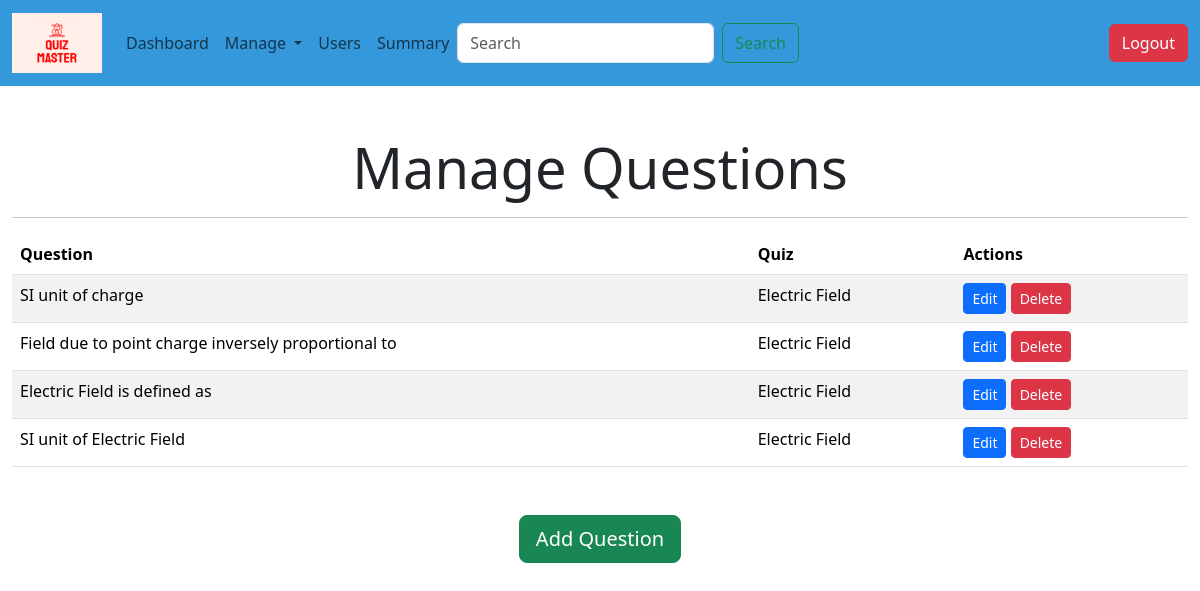
/manage_questions (signed in), run on an earlier commit of the app's database.
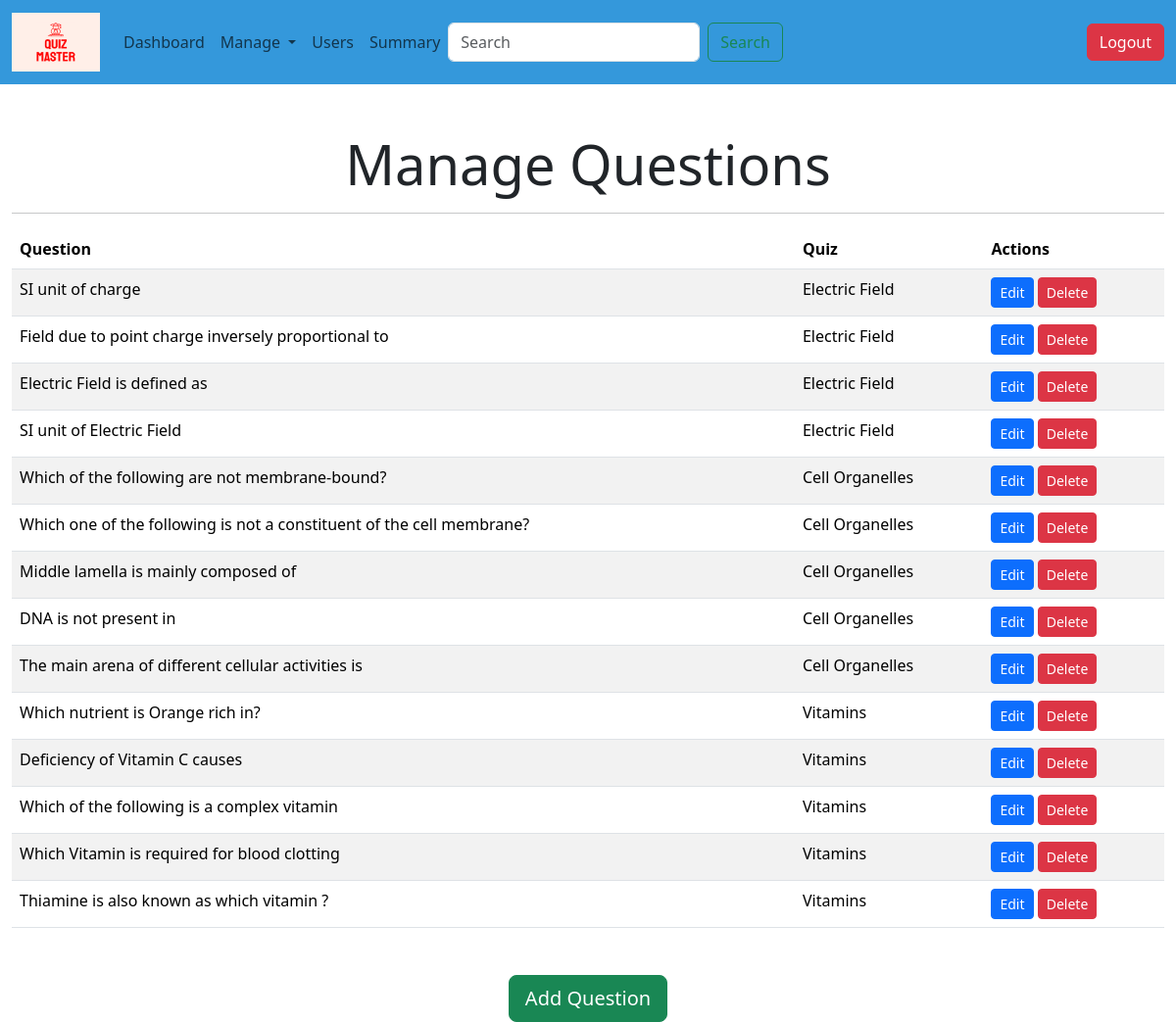
And on a later commit of the database.
### controller/models.py (models this page shows)
class Question(db.Model):
    id = db.Column(db.Integer, primary_key = True, autoincrement = True)
    quiz_id = db.Column(db.Integer, db.ForeignKey('quiz.id'), nullable = False)
    statement = db.Column(db.Text, nullable = False)
    option_a = db.Column(db.String(128), nullable = False)
    option_b = db.Column(db.String(128), nullable = False)
    option_c = db.Column(db.String(128), nullable = False)
    option_d = db.Column(db.String(128), nullable = False)
    correct_answer = db.Column(db.String(128), nullable = False)
    marks = db.Column(db.Integer, nullable = False)
    answers = db.relationship('Answers', backref = 'question', lazy = True)

class Quiz(db.Model):
    id = db.Column(db.Integer, primary_key = True, autoincrement = True)
    chapter_id = db.Column(db.Integer, db.ForeignKey('chapter.id'), nullable = False)
    name = db.Column(db.String(128), nullable = False)
    date_of_quiz = db.Column(db.Date, nullable = False)
    duration = db.Column(db.String(64),nullable = False)
    syllabus = db.Column(db.Text)
    total_questions = db.Column(db.Integer)
    maximum_marks = db.Column(db.Integer)
    questions = db.relationship('Question', backref = 'quiz', lazy = True)
    quiz_attempts = db.relationship('Score', backref = 'quiz', lazy = True)

### controller/admin_routes.py (the view)
@app.route('/manage_questions')
@login_required
def manage_questions():
    if current_user.role != 'admin':
        flash('You are not authorized to view this page!')
        return redirect(url_for('home'))
    questions = Question.query.all()
    quizzes = Quiz.query.all()
    return render_template('manage_questions.html', questions=questions, quizzes=quizzes)

### controller/authorization_routes.py (called while the page is built)
@login_manager.user_loader
def load_user(user_id):
    return User.query.get(int(user_id))

### templates/manage_questions.html (shortened to what this page needs)
{% extends 'base.html' %}
{% block content %}
  <div class="container-fluid mt-5">
    <h1 class="display-4 text-center">Manage Questions</h1>
    <hr>
    <div class="table-responsive">
      <table class="table table-striped">
        <thead class="thead-dark">
          <tr>
            <th>Question</th>
            <th>Quiz</th>
            <th>Actions</th>
          </tr>
        </thead>
        <tbody>
          {% for question in questions %}
            <tr>
              <td>{{ question.statement }}</td>
              <td>{{ question.quiz.name }}</td>
              <td>
                <a href="{{ url_for('edit_question', question_id=question.id) }}" class="btn btn-primary btn-sm">Edit</a>
                <a href="{{ url_for('delete_question', question_id=question.id) }}" onclick="return confirm('Are you sure you want to delete?')" class="btn btn-danger btn-sm">Delete</a>
              </td>
            </tr>
          {% endfor %}
        </tbody>
      </table>
    </div>
    <div class="text-center mt-3">
      <a href="{{ url_for('add_question') }}" class="btn btn-success btn-lg mt-3">Add Question</a>
    </div>
  </div>
{% endblock %}

### templates/base.html (shortened to what this page needs)
<!DOCTYPE html>
<html lang="en">
<head>
    {% block bootsrap %}
    <link href="https://cdn.jsdelivr.net/npm/bootstrap@5.3.3/dist/css/bootstrap.min.css" rel="stylesheet">
    {% endblock %}
</head>
<body>
    {% include 'navbar.html' %}
    {% block content %}
    {% endblock %}
</body>
</html>

### templates/navbar.html (shortened to what this page needs)
<nav class="navbar navbar-expand-lg bg-body-tertiary" style="background-color: #3498db !important;">
    <div class="container-fluid">
      <a class="navbar-brand" href="#"> <img src = "\static\quiz-master-high-resolution-logo.png" alt = "Quiz-Master" width = "90" height = "60"></a>
      <div class="collapse navbar-collapse" id="navbarSupportedContent">
        <ul class="navbar-nav me-auto mb-2 mb-lg-0">
          {% if current_user.is_authenticated %}
            {% if current_user.role == 'admin' %}
            <li class="nav-item">
              <a class="nav-link" href={{ url_for('admin_dashboard') }}>Dashboard</a>
            </li>
            <li class="nav-item dropdown">
              <a class="nav-link dropdown-toggle" href="#" id="navbarDropdown" role="button" data-bs-toggle="dropdown" aria-expanded="false">
                Manage
              </a>
            </li>
            <li class="nav-item">
              <a class="nav-link" href={{ url_for('manage_users') }}>Users</a>
            </li>
            <li>
              <a class="nav-link" href="{{ url_for('summary') }}">Summary</a>
            </li>
            <form action="/admin_search" method = "GET" class="d-flex" role="search">
              <input class="form-control me-2" type="search" name="search" placeholder="Search" aria-label="Search">
              <button class="btn btn-outline-success" type="submit">Search</button>
            </form>
            {% endif %}
          {% else %}
          <li class = "nav-item">
            <a class = "nav-link" href = {{ url_for('home') }}>Home</a>
          </li>
          {% endif %}
        </ul>
        {% if current_user.is_authenticated %}
        <a href={{ url_for('logout') }} class="btn btn-danger">Logout</a>
        {% endif %}
      </div>
    </div>
  </nav>

What changed in the data, as far as the page shows it:
added Question: statement "Which of the following are not membrane-bound?", quiz.name "Cell Organelles"
added Question: statement "Which one of the following is not a constituent of the cell membrane?", quiz.name "Cell Organelles"
added Question: statement "Middle lamella is mainly composed of", quiz.name "Cell Organelles"
added Question: statement "DNA is not present in", quiz.name "Cell Organelles"
added Question: statement "The main arena of different cellular activities is", quiz.name "Cell Organelles"
added Question: statement "Which nutrient is Orange rich in?", quiz.name "Vitamins"
added Question: statement "Deficiency of Vitamin C causes", quiz.name "Vitamins"
added Question: statement "Which of the following is a complex vitamin", quiz.name "Vitamins"
added Question: statement "Which Vitamin is required for blood clotting", quiz.name "Vitamins"
added Question: statement "Thiamine is also known as which vitamin ?", quiz.name "Vitamins"
